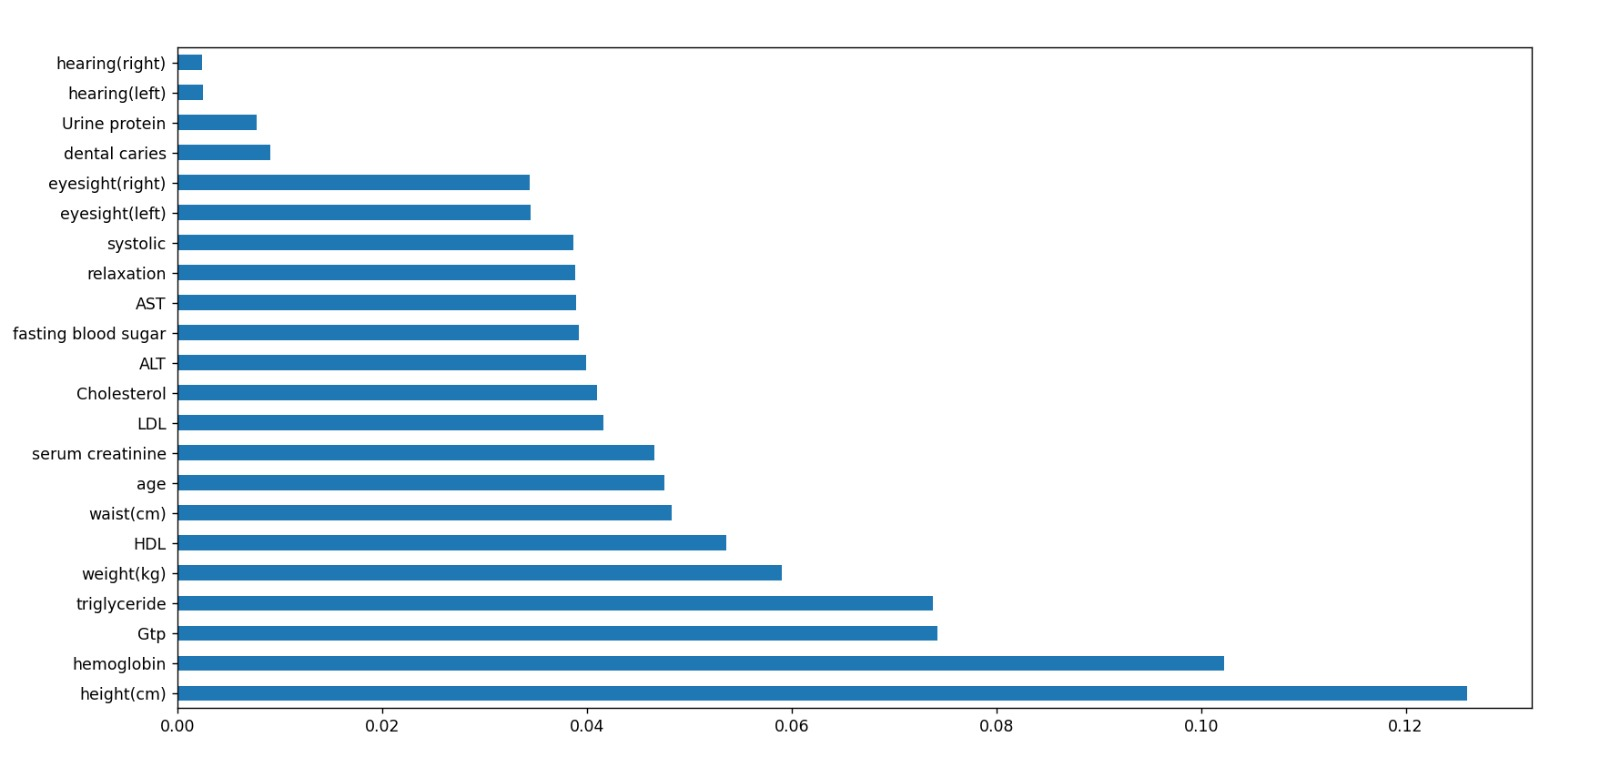

Write the Python code that produced this figure.
from sklearn.ensemble import ExtraTreesClassifier
import pandas as pd
import matplotlib.pyplot as plt

train_data = pd.read_csv('train.csv')
train_data= train_data.drop(columns=['id'])

train_data.head()
print(train_data.head())

# Check for null values in the entire dataset
null_values = train_data.isnull().sum()

# Display the number of null values for each column
print("Null values in each column:")
print(null_values)

# Check for duplicates in the entire dataset
duplicates = train_data[train_data.duplicated()]

if len(duplicates) == 0:
    print("No duplicates found in the dataset.")
else:
    print("Duplicates in the dataset:")
    print(duplicates)

X = train_data.drop('smoking',axis=1)
y = train_data['smoking']

model = ExtraTreesClassifier()
model.fit(X,y)

print(model.feature_importances_)

feat_importances = pd.Series(model.feature_importances_, index=X.columns)
feat_importances_sorted = feat_importances.sort_values(ascending=False)
feat_importances_sorted.plot(kind='barh')
plt.show()
